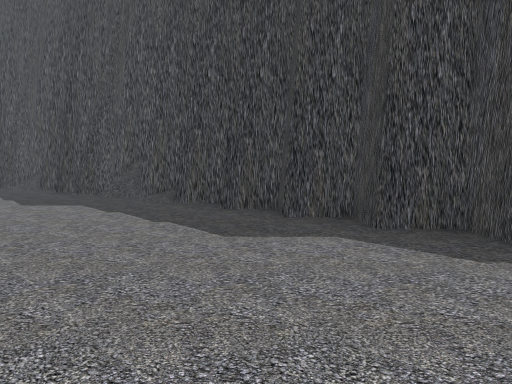
view 1 (above)

17 first-person views from a walk through a Unity game level. The camera is 1.4 m above the floor, tilts 4° down and sees 70° across. The floor is counted in squares, 2 m on a side. Each view is taken from the middle of a square. On the plan, view 1 faces up. The plan holds only what a view shows up to about 11 squares ahead; the rest is blank. The place goes on beyond the plan. The player character is not drawn.

view 2
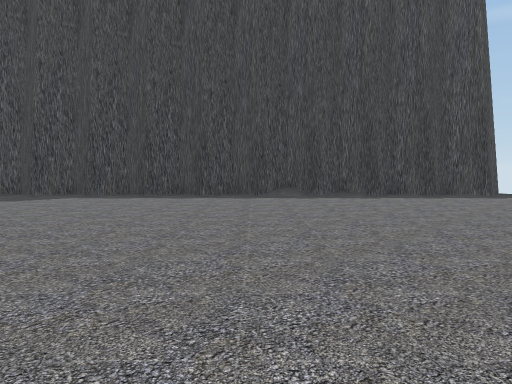

view 3
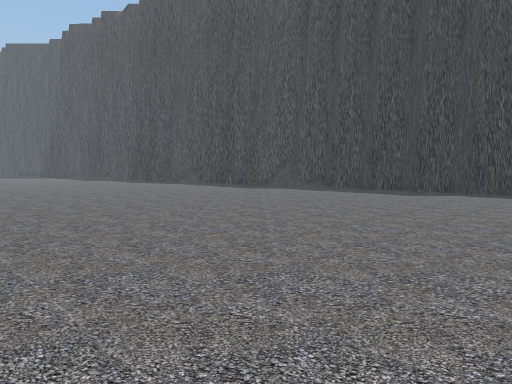

view 4
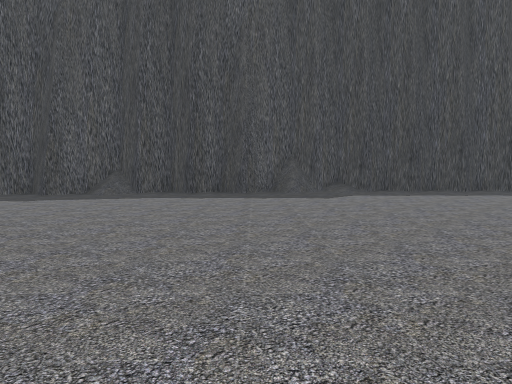

view 5
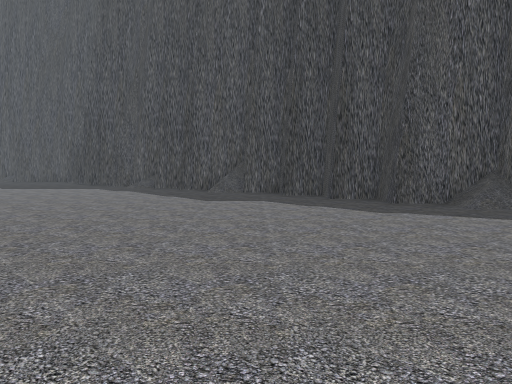

view 6
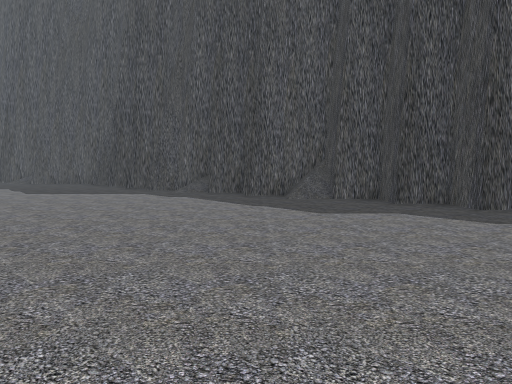

view 7
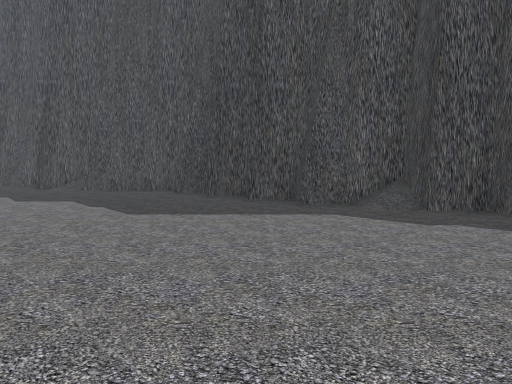

view 8
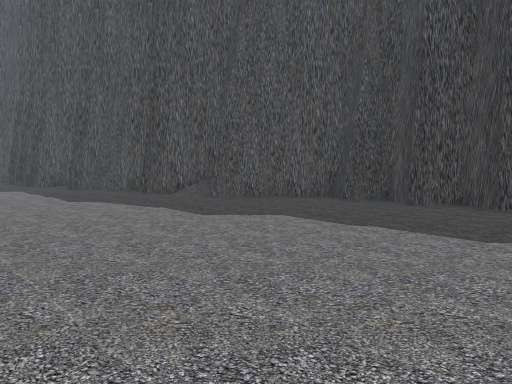

view 9
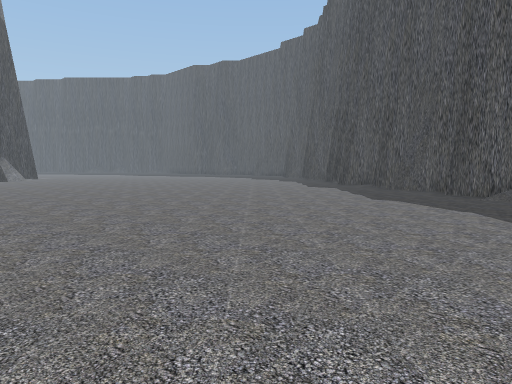

view 10
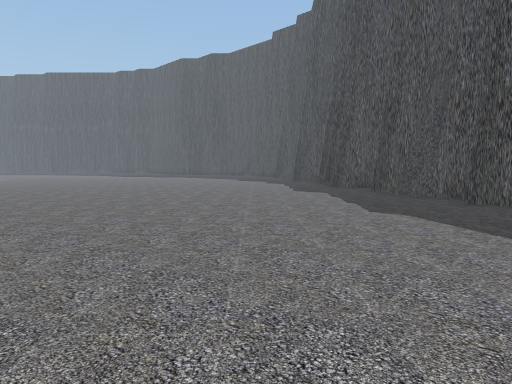

view 11
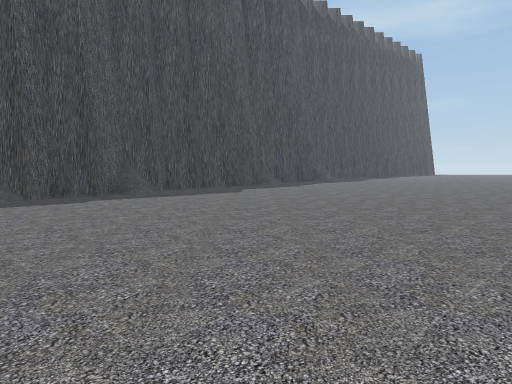

view 12
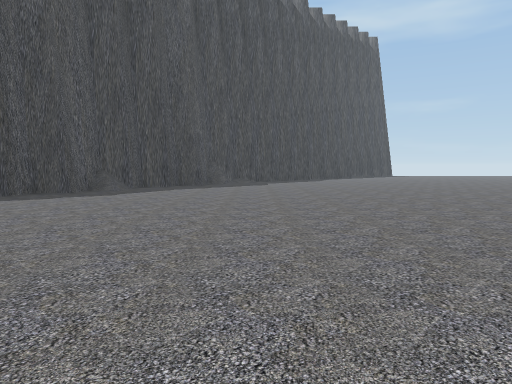

view 13
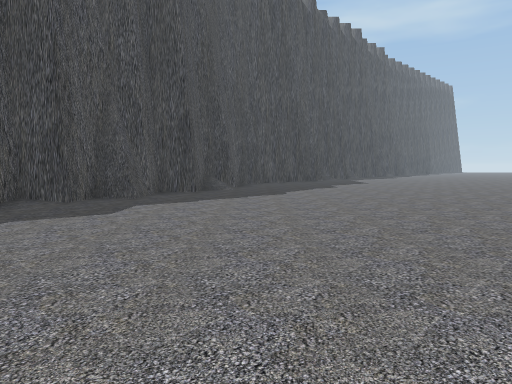

view 14
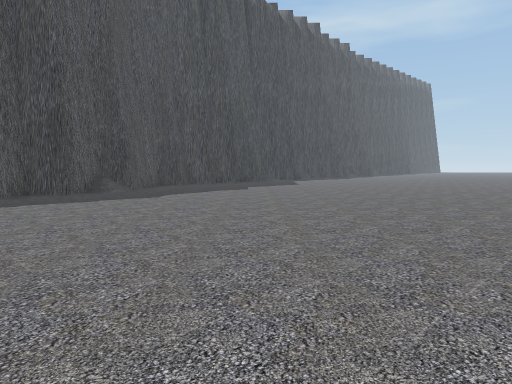

view 15
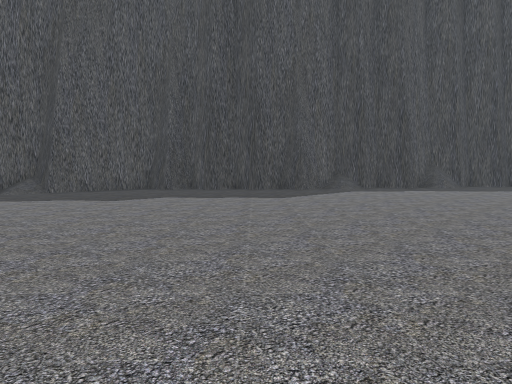

view 16
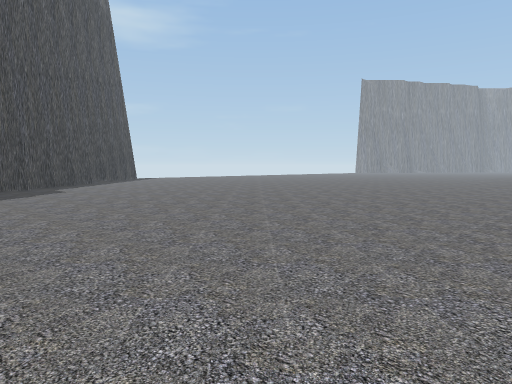

view 17
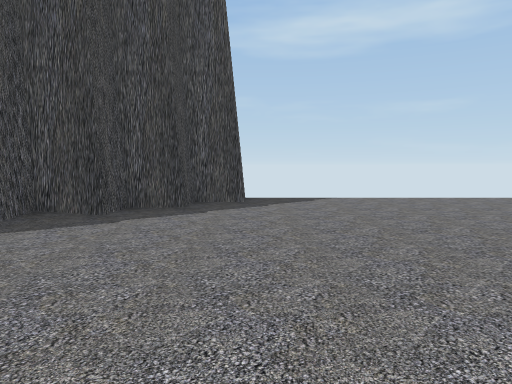

### Floor plan
Points are (right, up) in squares from view 1. A wall is a line through its corners. A room is listed if a view was taken in it or the views show most of it. See-through windows are left out.
Room 1 (views 1, 2, 3, 4, 5, 6, 7, 8, 9, 10, 11, 12, 13, 14, 15, 16, 17)
walls: (-11.4, 15.9) (-13.3, 15.9) (-13.3, 16.8) (-14.2, 16.8) (-14.3, 17.8) (-16.2, 17.9) (-16.2, 18.8) (-17.2, 18.8) (-17.2, 19.8) (-18.2, 19.8) (-18.2, 20.7) (-19.1, 20.7) (-19.1, 21.7) (-22, 21.7) (-22.1, 22.7) (-24, 22.7) (-24, 23.6) (-25.7, 23.6); (-3.2, 8.5) (-3.2, 9.1); (-3, 9.1) (-4.4, 9.1) (-4.4, 10) (-5.5, 10) (-5.5, 11) (-6.4, 11) (-6.5, 11.9) (-8.3, 12) (-8.3, 12.9) (-9.4, 12.9) (-9.4, 13.9) (-10.3, 13.9) (-10.3, 14.9) (-11.3, 14.9) (-11.3, 15.8) (-12.4, 15.9); (-2.5, 7.9) (-2.6, 8.9) (-3.6, 9); (-2.5, 8.3) (-3, 8.3); (-2.5, 8.5) (-3, 8.5); (-25, 23.9) (-25.7, 23.9) (-25.7, 24.5); (-25.9, 23.9) (-25.9, 24.5); (9.2, -2.7) (8.2, -2.7) (8.2, -1.7) (7.2, -1.7) (7.2, -0.8) (6.3, -0.8) (6.3, 0.2) (5.3, 0.2) (5.3, 1.2) (4.3, 1.2) (4.3, 2.2) (3.3, 2.2) (3.3, 3.1) (2.4, 3.1) (2.4, 4.1) (1.4, 4.1) (1.4, 5.1) (0.4, 5.1) (0.4, 6.1) (-0.6, 6.1) (-0.6, 7.1) (-1.5, 7.1) (-1.6, 8) (-3.2, 8)
low walls: (-3.4, 8.3) (-3.4, 9.1)

Positions as (right, up) in squares from view 1, and headings:
1: (0, 0), facing up
2: (-2, -5), facing up-right
3: (-4, -5), facing up
4: (-11, 2), facing up-right
5: (-11, 5), facing up
6: (-13, 7), facing up
7: (-17, 11), facing up
8: (-21, 13), facing up
9: (-21, 13), facing up-left
10: (-22, 15), facing up-left
11: (-22, 12), facing right
12: (-18, 7), facing right
13: (-34, 21), facing right
14: (-33, 18), facing right
15: (-25, 11), facing up-right
16: (-11, 7), facing down-right
17: (1, -3), facing right
